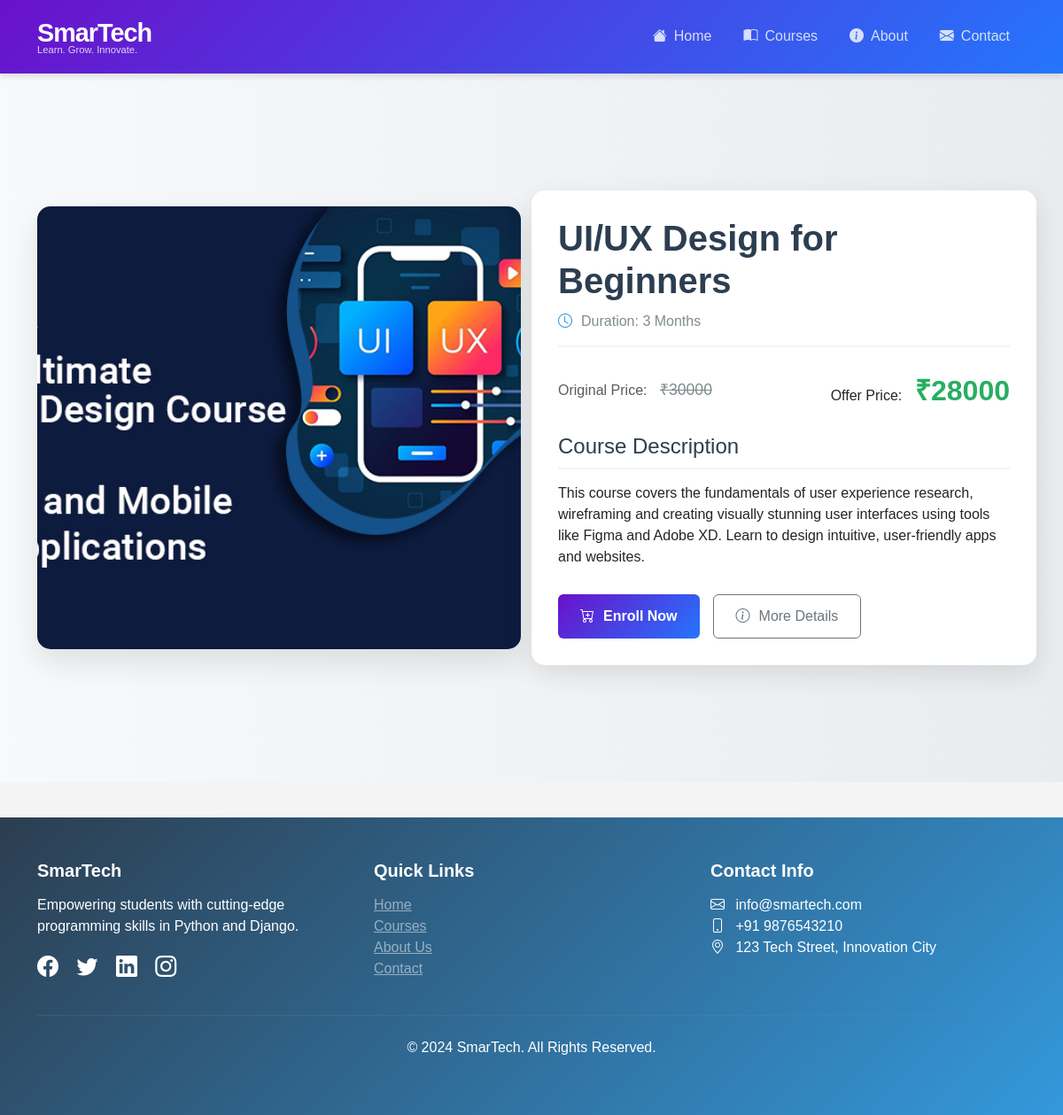
/view_courses/3, run on the app's committed database.
### app/models.py (models this page shows)
class course(models.Model):
    c_id=models.CharField(max_length=20)
    C_name=models.CharField(max_length=100)
    dis=models.TextField()
    duration=models.IntegerField()
    course_fee=models.IntegerField()
    offer_price=models.IntegerField()
    img=models.FileField()

### app/views.py (the view)
# urls.py: path('view_courses/<c_id>',views.view_courses),
def view_courses(req,c_id):
    data=course.objects.get(pk=c_id)
    return render(req,'view_course.html',{'courses':data})

### templates/view_course.html (shortened to what this page needs)
<!DOCTYPE html>
<html lang="en">
<head>
    <link href="https://cdn.jsdelivr.net/npm/bootstrap@5.3.3/dist/css/bootstrap.min.css" rel="stylesheet">
    <link href="https://cdnjs.cloudflare.com/ajax/libs/bootstrap/5.3.0/css/bootstrap.min.css" rel="stylesheet">
    <link href="https://cdn.jsdelivr.net/npm/bootstrap-icons@1.10.0/font/bootstrap-icons.css" rel="stylesheet">
    {% load static %}
    <link rel="stylesheet" href="{% static 'css/home.css' %}">
    <link rel="stylesheet" href="{% static 'css/view_course.css' %}">
</head>
<body>
    <nav class="navbar navbar-expand-lg navbar-dark custom-navbar">
        <div class="container">
            <a class="navbar-brand logo" href="../">
                <span class="logo-text">SmarTech</span>
                <span class="logo-subtext">Learn. Grow. Innovate.</span>
            </a>
            <div class="collapse navbar-collapse" id="navbarNav">
                <ul class="navbar-nav ms-auto nav-pills">
                    <li class="nav-item">
                        <a class="nav-link nav-link-fancy" href="../">
                            <i class="bi bi-house-fill me-2"></i>Home
                        </a>
                    </li>
                    <li class="nav-item">
                        <a class="nav-link nav-link-fancy" href="courses">
                            <i class="bi bi-book-half me-2"></i>Courses
                        </a>
                    </li>
                    <li class="nav-item">
                        <a class="nav-link nav-link-fancy" href="../about">
                            <i class="bi bi-info-circle-fill me-2"></i>About
                        </a>
                    </li>
                    <li class="nav-item">
                        <a class="nav-link nav-link-fancy" href="../contact">
                            <i class="bi bi-envelope-fill me-2"></i>Contact
                        </a>
                    </li>
                </ul>
            </div>
        </div>
    </nav>
    <div class="course-detail-container">
        <div class="container py-5">
            <div class="row">
                <div class="col-lg-6 course-image-section">
                    <div class="course-image-wrapper">
                        <img src="{{courses.img.url}}" class="course-image" alt="{{courses.name}} Course Image">
                    </div>
                </div>
                <div class="col-lg-6 course-info-section">
                    <div class="course-header">
                        <h1 class="course-title">{{courses.C_name}}</h1>
                        <div class="course-duration">
                            <i class="bi bi-clock"></i>
                            <span>Duration: {{courses.duration}} Months</span>
                        </div>
                    </div>
                    <div class="course-pricing">
                        <div class="original-price">
                            <span class="text-muted">Original Price:</span>
                            <span class="price-strike">₹{{courses.course_fee}}</span>
                        </div>
                        <div class="offer-price">
                            <span>Offer Price:</span>
                            <span class="price-highlight">₹{{courses.offer_price}}</span>
                        </div>
                    </div>
                    <div class="course-description">
                        <h4>Course Description</h4>
                        <p>{{courses.dis}}</p>
                    </div>
                    <div class="course-actions">
                        <a href="#" class="btn btn-primary btn-enroll">
                            <i class="bi bi-cart-plus"></i> Enroll Now
                        </a>
                        <a href="#" class="btn btn-outline-secondary btn-details">
                            <i class="bi bi-info-circle"></i> More Details
                        </a>
                    </div>
                </div>
            </div>
        </div>
    </div>
      <footer class="footer-modern bg-dark text-white py-5">
        <div class="container">
            <div class="row">
                <div class="col-md-4">
                    <h5>SmarTech</h5>
                    <p>Empowering students with cutting-edge programming skills in Python and Django.</p>
                    <div class="social-icons">
                        <a href="#" class="text-white me-3"><i class="bi bi-facebook"></i></a>
                        <a href="#" class="text-white me-3"><i class="bi bi-twitter"></i></a>
                        <a href="#" class="text-white me-3"><i class="bi bi-linkedin"></i></a>
                        <a href="#" class="text-white"><i class="bi bi-instagram"></i></a>
                    </div>
                </div>
                <div class="col-md-4">
                    <h5>Quick Links</h5>
                    <ul class="list-unstyled">
                        <li><a href="#" class="text-white-50">Home</a></li>
                        <li><a href="#" class="text-white-50">Courses</a></li>
                        <li><a href="#" class="text-white-50">About Us</a></li>
                        <li><a href="#" class="text-white-50">Contact</a></li>
                    </ul>
                </div>
                <div class="col-md-4">
                    <h5>Contact Info</h5>
                    <p>
                        <i class="bi bi-envelope me-2"></i> info@smartech.com<br>
                        <i class="bi bi-phone me-2"></i> +91 9876543210<br>
                        <i class="bi bi-geo-alt me-2"></i> 123 Tech Street, Innovation City
                    </p>
                </div>
            </div>
            <hr class="my-4 bg-secondary">
            <div class="text-center">
                <p>&copy; 2024 SmarTech. All Rights Reserved.</p>
            </div>
        </div>
    </footer>
</body>
</html>

### static/css/home.css (style rules this page uses)
body { font-family: 'Arial', sans-serif; background-color: #f4f4f4; }
.custom-navbar { background: linear-gradient(135deg, #6a11cb 0%, #2575fc 100%); box-shadow: 0 4px 6px rgba(0,0,0,0.1); padding: 15px 0; }
.logo { display: flex; flex-direction: column; line-height: 1.2; }
.logo-text { font-size: 1.8rem; font-weight: 700; letter-spacing: -1px; }
.logo-subtext { font-size: 0.7rem; opacity: 0.8; margin-top: -5px; }
.nav-link-fancy { position: relative; transition: all 0.3s ease; color: rgba(255,255,255,0.8); margin: 0 10px; padding: 10px 15px; border-radius: 25px; }
.nav-link-fancy i { margin-right: 8px; }
.btn-primary { background: linear-gradient(135deg, #6a11cb 0%, #2575fc 100%); border: none; transition: transform 0.3s ease; }
.footer-modern { background: linear-gradient(135deg, #2c3e50 0%, #3498db 100%); margin-top: 40px; }
.footer-modern h5 { font-weight: bold; margin-bottom: 15px; color: #fff; }
.footer-modern .social-icons a { font-size: 1.5rem; transition: color 0.3s ease; }
.footer-modern ul li a { transition: color 0.3s ease; }
.footer-modern hr { border-color: rgba(255,255,255,0.1); }

### static/css/view_course.css (style rules this page uses)
.course-detail-container { background: linear-gradient(to right, #f8f9fa, #e9ecef); min-height: 100vh; display: flex; align-items: center; }
.course-image-section { display: flex; justify-content: center; align-items: center; }
.course-image-wrapper { border-radius: 15px; overflow: hidden; box-shadow: 0 15px 35px rgba(0,0,0,0.1); transition: transform 0.3s ease; }
.course-image { width: 100%; height: 500px; object-fit: cover; }
.course-info-section { background: white; border-radius: 15px; padding: 30px; box-shadow: 0 10px 30px rgba(0,0,0,0.1); }
.course-header { margin-bottom: 25px; border-bottom: 2px solid #f1f3f5; padding-bottom: 15px; }
.course-title { color: #2c3e50; font-weight: 700; margin-bottom: 10px; }
.course-duration { color: #7f8c8d; display: flex; align-items: center; gap: 10px; }
.course-duration i { color: #3498db; }
.course-pricing { margin: 25px 0; display: flex; justify-content: space-between; align-items: center; }
.original-price .price-strike { text-decoration: line-through; color: #7f8c8d; margin-left: 10px; font-size: 1.1rem; }
.offer-price .price-highlight { color: #27ae60; font-size: 2rem; font-weight: bold; margin-left: 10px; }
.course-description { margin-bottom: 30px; }
.course-description h4 { color: #2c3e50; border-bottom: 2px solid #f1f3f5; padding-bottom: 10px; margin-bottom: 15px; }
.course-actions { display: flex; gap: 15px; }
.btn-enroll { display: flex; align-items: center; gap: 10px; padding: 12px 25px; font-weight: 600; transition: all 0.3s ease; }
.btn-details { display: flex; align-items: center; gap: 10px; padding: 12px 25px; transition: all 0.3s ease; }

### data on the page
course: img (picture), C_name "UI/UX Design for Beginners", duration "3", course_fee "30000", offer_price "28000", dis "This course covers the fundamentals of user experience research, wireframing and creating visually stunning user interfaces using tools like Figma and Adobe XD. Learn to design intuitive, user-friendly apps and websites."
